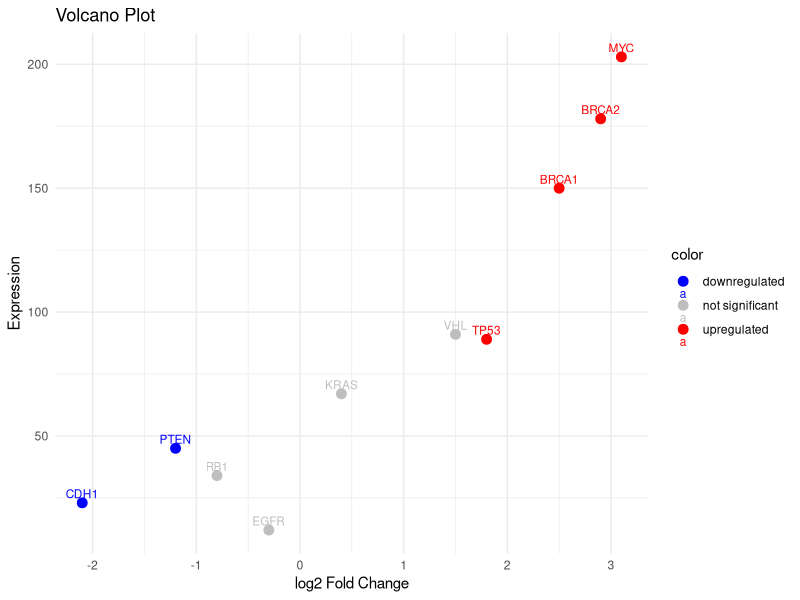
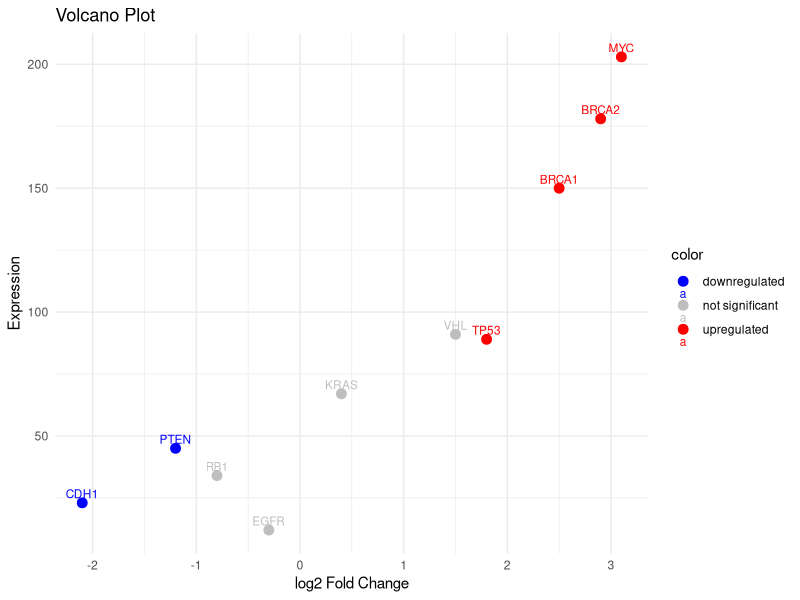

Reproduce these figures in R, in order.
# Mini Analysis - Week 1
setwd("~/Desktop/bioinfo-learning/week1-day2-r-basics")
library(ggplot2)
library(dplyr)

# Load data
data <- read.csv("gene_expression.csv")

# Add color column
data$color <- "not significant"
data$color[data$significant == TRUE & data$log2FC > 1] <- "upregulated"
data$color[data$significant == TRUE & data$log2FC < -1] <- "downregulated"

# Volcano plot
ggplot(data, aes(x = log2FC, y = expression, color = color, label = gene)) +
  geom_point(size = 3) +
  geom_text(vjust = -0.5, size = 3) +
  scale_color_manual(values = c("upregulated" = "red",
                                "downregulated" = "blue",
                                "not significant" = "gray")) +
  labs(title = "Volcano Plot", x = "log2 Fold Change", y = "Expression") +
  theme_minimal()

# Top 3 genes
top3 <- data[data$significant == TRUE,]
top3 <- top3[order(-top3$expression),]
top3 <- head(top3, 3)
print(top3)
# Save the volcano plot as a PNG file
ggsave("volcano_plot.png", width = 8, height = 6)
